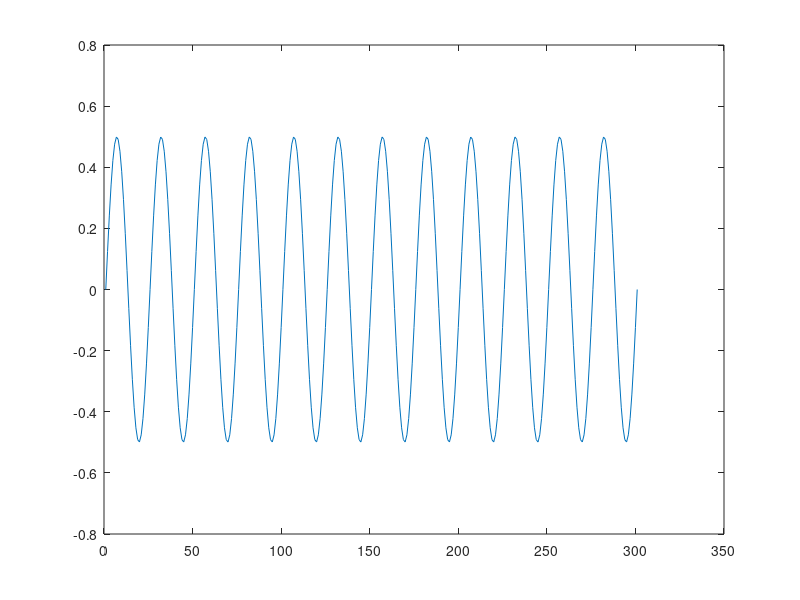
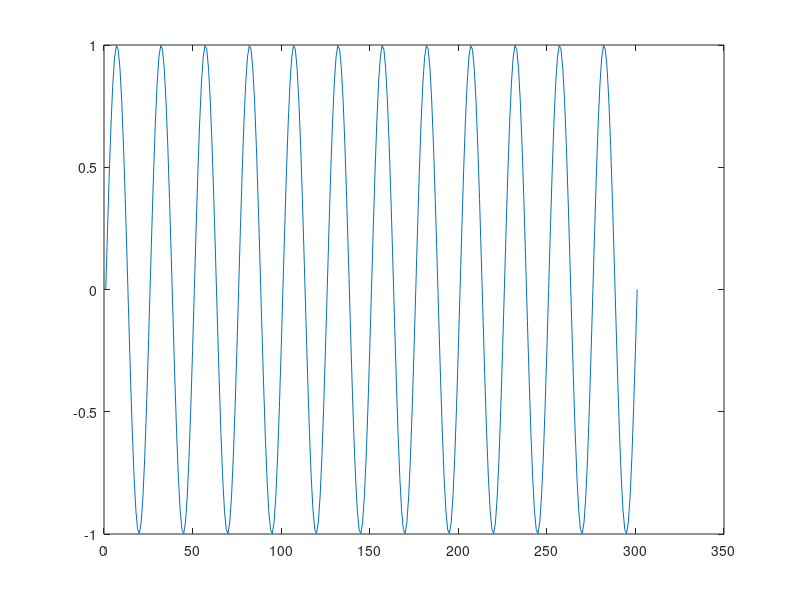
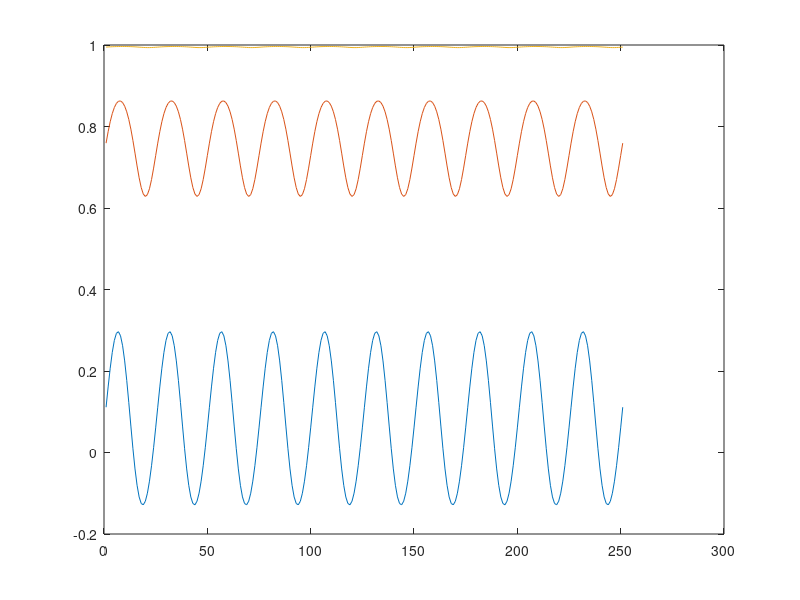
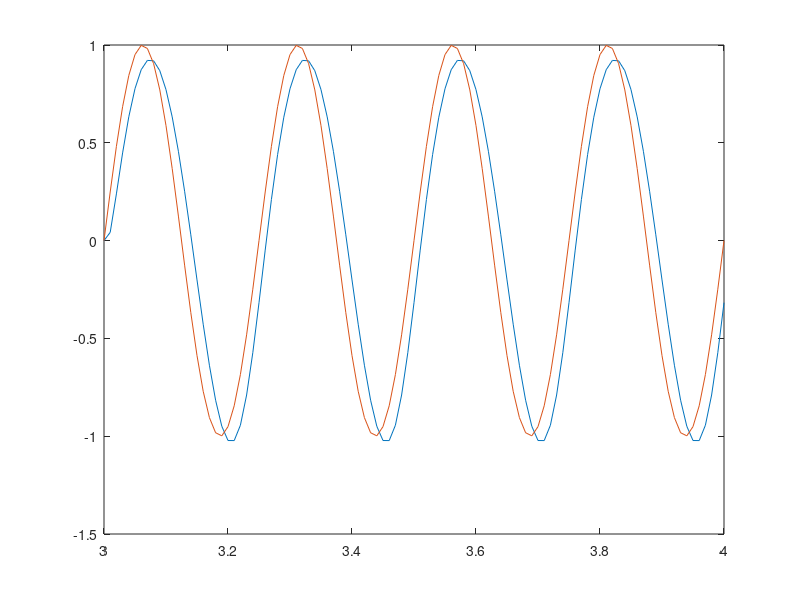

Recreate these plots in MATLAB, in order.
%
% sample run of Noah James Shofer
%
%

clc;
clear




sigma = 1;
K = 1;
N = 3;
L = 1;
d = rand;

Win = zeros(N,K);
Wout = zeros(L,N);
Wfb = zeros(N,L);
W = zeros(N,N);
dw = 0.5;
wash_t = 50;
Tt = 3;
Tint = 0.01;
T0 = 0;
sr = 0.90; % Spectral radius
%beta = 0.01;
beta = 0.001;
test_l = 1;
% reservior params
leak_rate = 0.75;
nu = 0.01;
bias = 1;





% Generate Win with signa_in = 1, matrix using erdos renyi method.

for i = 1:N
    for j = 1:K
        
        p = rand;
        if p < d
           Win(i,j) = -sigma + (2*sigma)*rand;
        else 
            Win(i,j) = 0;
        end
    end
end


% Generate Win matrix using erdos renyi method.

for i = 1:N
    for j = 1:L
        p = rand;
        if p < d
           Wfb(i,j) = -sigma + (2*sigma)*rand;
        else 
            Wfb(i,j) = 0;
        end
    end
end


% Gnerate W using density d_w given. 

W_t = sprand(N,N,dw);
W_mask = (W_t~=0); 

for i = 1:N
    for j = 1:N
        if W_t(i,j)~=0
            W(i,j) =  -dw + (2*dw)*rand; 
        end
    end
end
disp 'Computing spectral radius...';
opt.disp = 0;
rhoW = abs(eigs(W,1,'LM',opt));
disp 'done.'
W = W .* ( 1 /(sr*rhoW)); % rescaled to spectal radius 0.8 (1/1.25)



% Generate training input signal function f(t) = 0.5*sin(8*pi*t).

t = T0 : Tint : Tt;
f = 0.5*sin(8*pi*t);
figure(1)
plot(f);


% Generate training output signal function g(t) = sin(8*pi*t).

t = T0 : Tint : Tt;
g = sin(8*pi*t);
figure(2)
plot(g);


% time series for reservior training input.
u_bar = f;

% time series for reservior training output.
y_bar = g;



% run the reservior and collect the intermediate states.
%
% x(t+1) = (1-leak_rate)*x(t) + leak_rate*tanh[U{u(t+1),x(t),y(t)} + bias];
%
%U{u(t+1),x(t),y(t)} = Win*u(t+1) + W*x(t) + Wfb*y(t) + nu; 
%

% TRAINING PART OF THE RESERVOIR
x = zeros(N,1);
u = u_bar;
y = y_bar;

for i = 1:length(t)
 
    x =  (1-leak_rate)*x + leak_rate*tanh( (Win*u(i) + W*x + Wfb*y(i) + nu) + bias);
    
    if i > 50
       X(:,i-50) = x;
    end
end

M = X';
T = y(wash_t+1:end)';

figure(3)
plot(M);

Wout = (T'*M)*(inv(M'*M + beta*eye(N,N))); 


t = Tt : Tint : Tt+1;
f = 0.5*sin(8*pi*t);
g = sin(8*pi*t);

% PREDICTIVE PART OF THE RESERVOIR
yp = g(1);
u = f;
num = 1;
for i = 1:length(t)-1
   x =  (1-leak_rate)*x + leak_rate*tanh( (Win*u(i) + W*x + Wfb*yp(i) + nu) + bias);
   
   %yout(:,num) = Wout*x;%X(:,num);
   yp(i+1) = Wout*x;
 
end

figure(4)
plot(t,yp, t,g);

%figure(5)
%plot(t(1,end-wash_t:end),u_bar(end-wash_t:end),t(1,end-wash_t:end),yout);




















